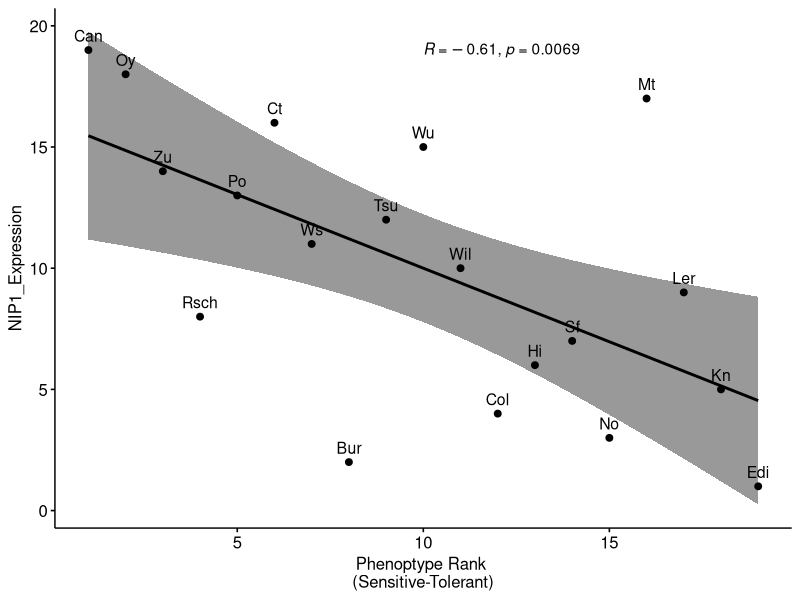
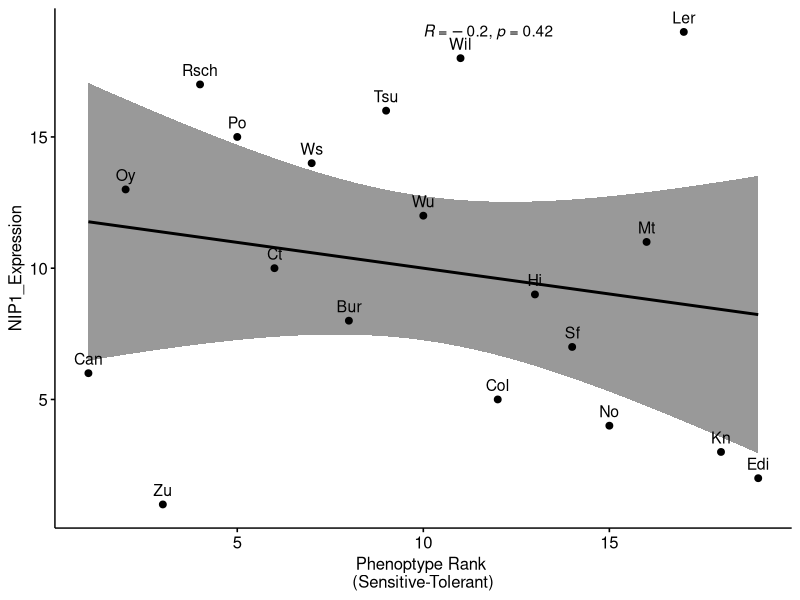
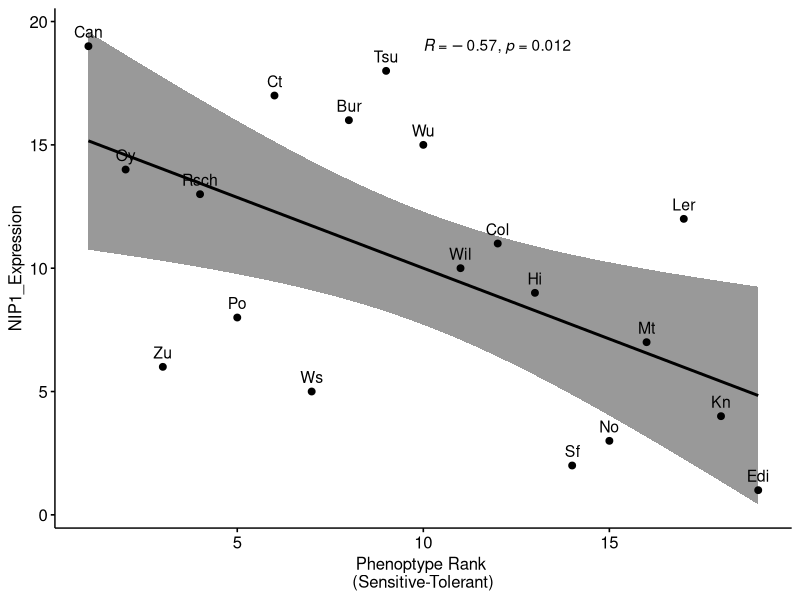
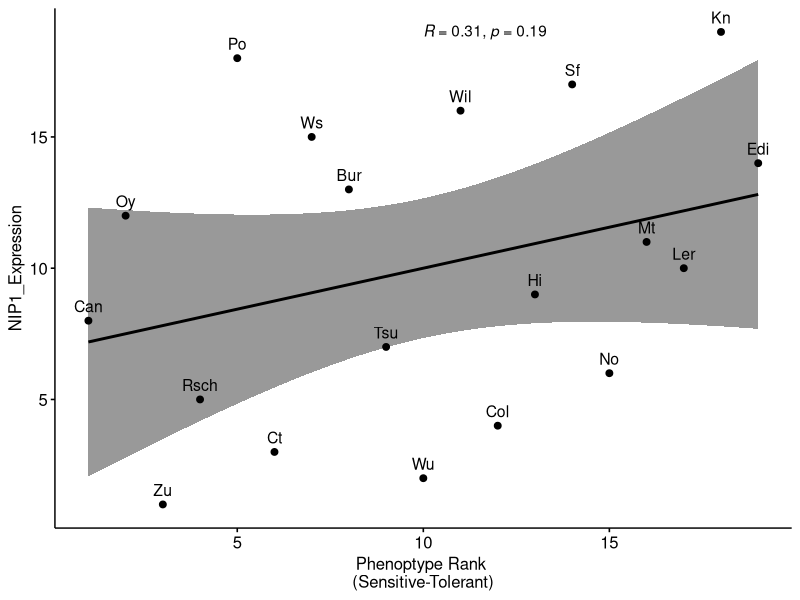
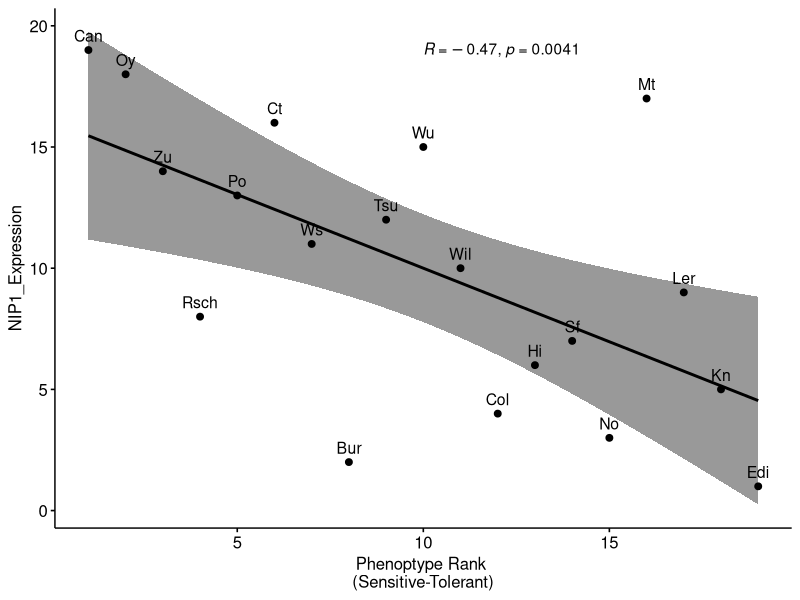

The R script that drew these images, in order:
MAGIC_Parentals<-c("Bur", "Can", "Col", "Ct", "Edi", "Hi", "Kn", "Ler", "Mt", "No", "Oy", "Po", "Rsch", "Sf", "Tsu", "Wil", "Ws", "Wu", "Zu")
phenotype<-c(8, 1, 12, 6, 19, 13, 18, 17, 16, 15, 2, 5, 4, 14, 9, 11, 7, 10, 3) #rank from most sensitive (1) to most tolerant (19)

NIP1_Expression_As10_14d<-c(2, 19, 4, 16, 1, 6, 5, 9, 17, 3, 18, 13, 8, 7, 12, 10, 11, 15, 14)
NIP1_Expression_Control_10d<-c(8, 6, 5, 10, 2, 9, 3, 19, 11, 4, 13, 15, 17, 7, 16, 18, 14, 12, 1)
NIP1_Expression_Control_7d <- c(16, 19, 11, 17, 1, 9, 4, 12, 7, 3, 14, 8, 13, 2, 18, 10, 5, 15, 6)
NIP1_Expression_As50_1d<- c(13, 8, 4, 3, 14, 9, 19, 10, 11, 6, 12, 18, 5, 17, 7, 16, 15, 2, 1)


MAGIC_matrix <- matrix(c(phenotype, NIP1_Expression_As10_14d), nrow=19, byrow = FALSE, dimnames = list(MAGIC_Parentals) )
MAGIC_matrix
colnames(MAGIC_matrix)<- c("Phenotype_Rank", "NIP1_Exp_As10")

rownames(MAGIC_matrix)<-MAGIC_Parentals
MAGIC_table<-data.frame(MAGIC_matrix)
MAGIC_table
 
MAGIC_table2 <- cbind(MAGIC_table, NIP1_Expression_Control_10d, NIP1_Expression_Control_7d, NIP1_Expression_As50_1d)
MAGIC_table2

colnames(MAGIC_table2)<- c("Phenotype_Rank", "NIP1_Exp_As10", "NIP1_Exp_Con", "NIP1_Exp_Con_7d", "NIP1_Exp_As50_1d")

str(MAGIC_table2)

SpearmanRank1 <-cor.test(MAGIC_table2$Phenotype_Rank, MAGIC_table2$NIP1_Exp_As10,  method = "spearman")
SpearmanRank2 <-cor.test(MAGIC_table2$Phenotype_Rank, MAGIC_table2$NIP1_Exp_Con,  method = "spearman")
SpearmanRank3 <-cor.test(MAGIC_table2$Phenotype_Rank, MAGIC_table2$NIP1_Exp_Con_7d,  method = "spearman")
SpearmanRank4 <-cor.test(MAGIC_table2$Phenotype_Rank, MAGIC_table2$NIP1_Exp_As50_1d,  method = "spearman")
SpearmanRank2



KendallRank <-cor.test(MAGIC_table2$Phenotype_Rank, MAGIC_table2$NIP1_Exp_As10,  method = "kendall")
KendallRank

#install.packages("ggpubr")
library("ggpubr")

ggscatter(MAGIC_table2, x = "Phenotype_Rank", y = "NIP1_Exp_As10", 
          add = "reg.line", conf.int = TRUE, 
          cor.coef = TRUE, cor.coef.coord = c(10, 19), cor.method = "spearman",
          xlab = "Phenoptype Rank \n(Sensitive-Tolerant)", ylab = "NIP1_Expression", label = MAGIC_Parentals)

ggscatter(MAGIC_table2, x = "Phenotype_Rank", y = "NIP1_Exp_Con", 
          add = "reg.line", conf.int = TRUE, 
          cor.coef = TRUE, cor.coef.coord = c(10, 19), cor.method = "spearman",
          xlab = "Phenoptype Rank \n(Sensitive-Tolerant)", ylab = "NIP1_Expression", label = MAGIC_Parentals)

ggscatter(MAGIC_table2, x = "Phenotype_Rank", y = "NIP1_Exp_Con_7d", 
          add = "reg.line", conf.int = TRUE, 
          cor.coef = TRUE, cor.coef.coord = c(10, 19), cor.method = "spearman",
          xlab = "Phenoptype Rank \n(Sensitive-Tolerant)", ylab = "NIP1_Expression", label = MAGIC_Parentals)

ggscatter(MAGIC_table2, x = "Phenotype_Rank", y = "NIP1_Exp_As50_1d", 
          add = "reg.line", conf.int = TRUE, 
          cor.coef = TRUE, cor.coef.coord = c(10, 19), cor.method = "spearman",
          xlab = "Phenoptype Rank \n(Sensitive-Tolerant)", ylab = "NIP1_Expression", label = MAGIC_Parentals)


ggscatter(MAGIC_table2, x = "Phenotype_Rank", y = "NIP1_Exp_As10", 
          add = "reg.line", conf.int = TRUE, 
          cor.coef = TRUE, cor.coef.coord = c(10, 19), cor.method = "kendall",
          xlab = "Phenoptype Rank \n(Sensitive-Tolerant)", ylab = "NIP1_Expression", label = MAGIC_Parentals)
?ggscatter

